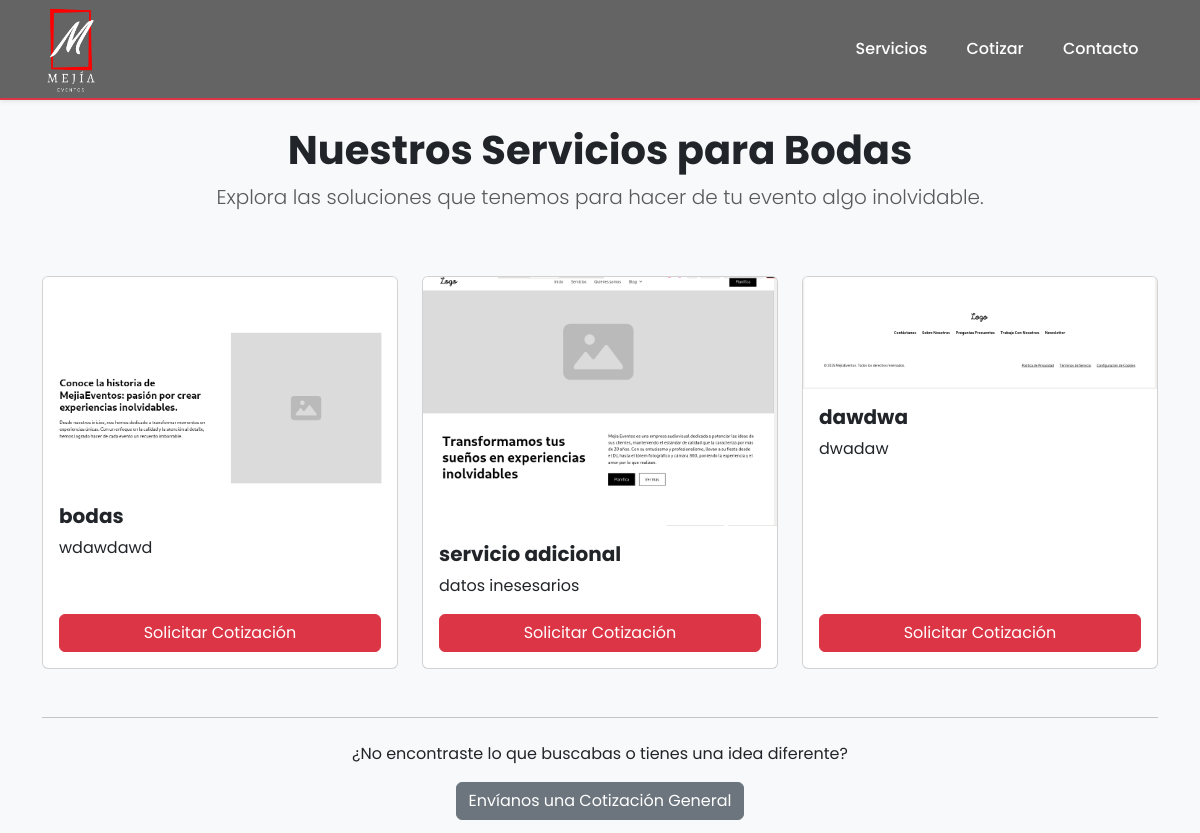
The app's page /servicios/ (upper part), older data.
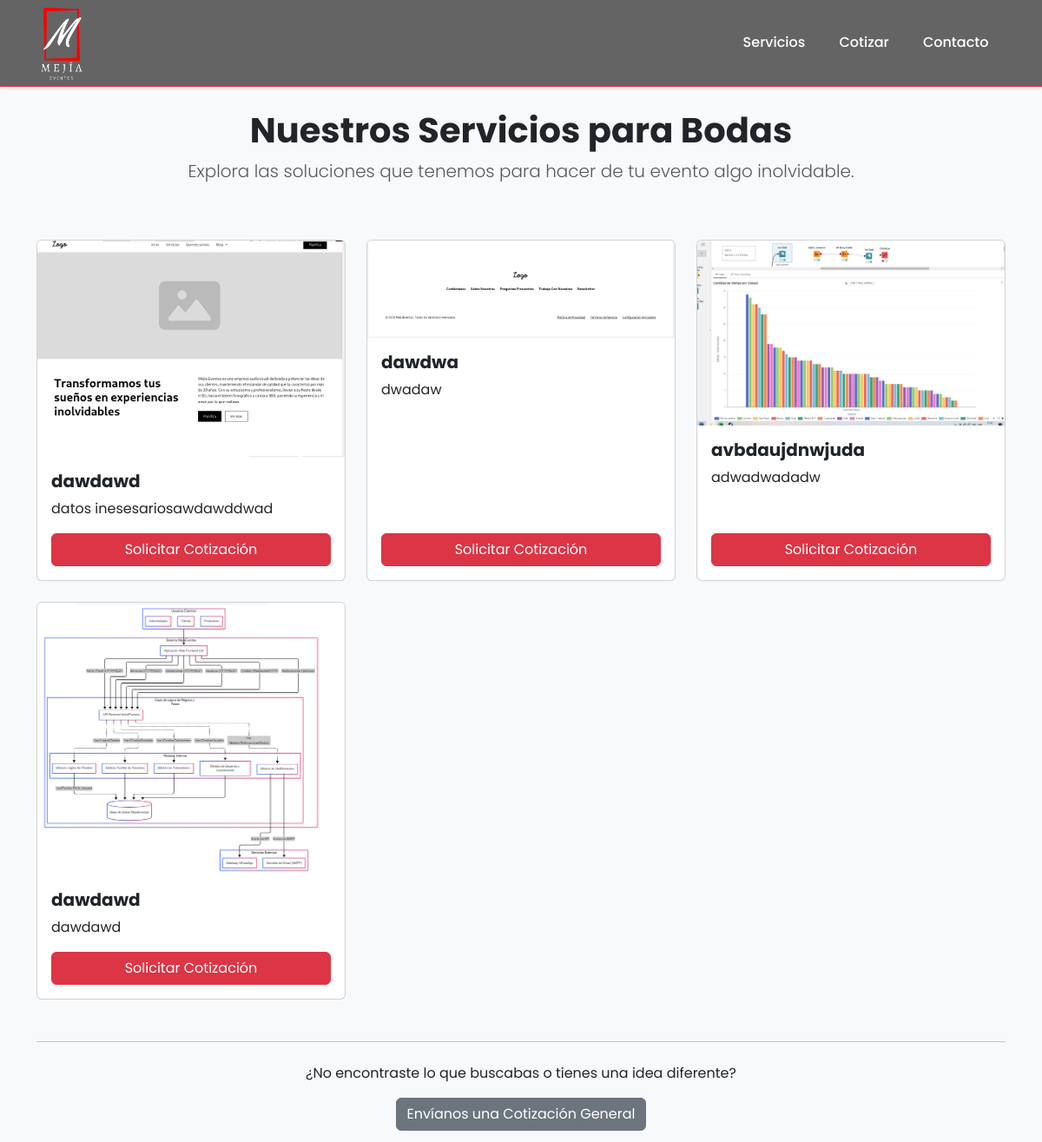
The same page, newer data.
### core/models.py (models this page shows, shortened)
class Servicio(models.Model):
    nombre = models.CharField(max_length=200)
    descripcion = models.TextField()
    imagen = models.ImageField(upload_to='servicios/', blank=True, null=True, help_text="Imagen opcional del servicio")

### core/views.py (the view)
# urls.py: path('servicios/', ListaServiciosView.as_view(), name='lista_servicios'),
class ListaServiciosView(ListView):
    model = Servicio
    template_name = 'core/lista_servicios.html'
    context_object_name = 'servicios'

### core/context_processors.py (called while the page is built)
def chatbot_suggestions_processor(request):
    try:
        suggestions = [qa.keywords.split(',')[0].strip().capitalize() for qa in ChatbotQA.objects.all()[:5]]
    except:
        suggestions = [] # Si hay un error o la BD no está lista, devuelve una lista vacía
    return {'chatbot_sugerencias': suggestions}

### core/templates/core/lista_servicios.html (shortened to what this page needs)
{% extends 'core/base.html' %}
{% load static %}
{% block main_classes %}main-content-with-padding{% endblock main_classes %}
{% block content %}
    <div class="row">
        <div class="col-12 text-center mb-5">
            <h1 class="fw-bold">Nuestros Servicios para Bodas</h1>
            <p class="lead text-muted">Explora las soluciones que tenemos para hacer de tu evento algo inolvidable.</p>
        </div>
    </div>
    <div class="row g-4">
        {% if servicios %}
            {% for servicio in servicios %}
                <div class="col-md-6 col-lg-4 d-flex align-items-stretch">
                    <div class="card h-100 servicio-card">
                        {% if servicio.imagen %}
                            <img src="{{ servicio.imagen.url }}" class="card-img-top" alt="{{ servicio.nombre }}">
                        {% else %}
                            <img src="{% static 'img/placeholder_evento.jpg' %}" class="card-img-top" alt="Servicio Placeholder">
                        {% endif %}
                        <div class="card-body d-flex flex-column">
                            <h5 class="card-title fw-bold">{{ servicio.nombre }}</h5>
                            <p class="card-text flex-grow-1">{{ servicio.descripcion|truncatewords:25 }}</p>
                            <a href="{% url 'core:solicitar_cotizacion_especifica' servicio_id=servicio.id %}" class="btn btn-danger mt-auto">Solicitar Cotización</a>
                        </div>
                    </div>
                </div>
            {% endfor %}
        {% else %}
            <div class="col-12">
                <p class="text-center text-muted py-5">Actualmente no hay servicios disponibles. Por favor, vuelve a consultar más tarde.</p>
            </div>
        {% endif %}
    </div>
    <div class="text-center mt-5">
        <hr>
        <p class="mt-4">¿No encontraste lo que buscabas o tienes una idea diferente?</p>
        <a href="{% url 'core:solicitar_cotizacion_general' %}" class="btn btn-secondary">Envíanos una Cotización General</a>
    </div>
{% endblock content %}

### core/templates/core/base.html (shortened to what this page needs)
{% load static %}
<!DOCTYPE html>
<html lang="es">
<head>
    <link href="https://cdn.jsdelivr.net/npm/bootstrap@5.3.0/dist/css/bootstrap.min.css" rel="stylesheet">
    <link rel="stylesheet" href="https://cdnjs.cloudflare.com/ajax/libs/font-awesome/6.4.0/css/all.min.css">
    <link rel="stylesheet" href="{% static 'css/estilos.css' %}">
</head>
<body>
    {% include 'core/partials/_navbar.html' %}
    <main role="main" class="site-content {% block main_classes %}{% endblock main_classes %}">
        {% block main_content %}
            <div class="container py-3">
                {% block content %}{% endblock content %}
            </div>
        {% endblock main_content %}
    </main>
</body>
</html>

### core/templates/core/partials/_navbar.html (shortened to what this page needs)
{% load static %}
<nav class="navbar navbar-expand-lg fixed-top navbar-light bg-white shadow-sm">
    <div class="container">
        <a class="navbar-brand d-flex align-items-center" href="{% url 'core:index' %}"> {% comment %} Asumiendo que 'lista_servicios' es tu página de inicio o principal {% endcomment %}
            <img src="{% static 'img/majiaeventoslogo.png' %}" alt="Logo MejíaEventos" class="me-2">
        </a>
        <div class="collapse navbar-collapse justify-content-end" id="navMenu">
            <ul class="navbar-nav">
                <li class="nav-item"><a class="nav-link" href="{% url 'core:lista_servicios' %}">Servicios</a></li>
                <li class="nav-item"><a class="nav-link" href="{% url 'core:solicitar_cotizacion_general' %}">Cotizar</a></li>
                <li class="nav-item"><a class="nav-link" href="https://wa.me/56932454866">Contacto</a></li>
            </ul>
        </div>
    </div>
</nav>

### core/templates/core/partials/_footer.html (shortened to what this page needs)
{% load static %}

### core/static/css/estilos.css (style rules this page uses)
body { font-family: 'Poppins', sans-serif; display: flex; flex-direction: column; min-height: 100vh; background-color: #f8f9fa; color: #212529; margin: 0; }
main { flex-grow: 1; }
.main-content-with-padding { padding-top: 110px; }
.navbar.fixed-top { height: 100px; background-color: rgba(63, 63, 63, 0.8) !important; backdrop-filter: blur(8px); -webkit-backdrop-filter: blur(8px); border-bottom: 2px solid #dc3545; box-shadow: 0 2px 5px rgba(0,0,0,0.1); }
.navbar-brand img { height: 95px; width: auto; }
.navbar .navbar-nav .nav-link { color: #ffffff !important; font-weight: 500; padding: 0.5rem 0.9rem; margin: 0 0.2rem; border: 2px solid transparent; border-radius: 5px; transition: color 0.2s ease-in-out, background-color 0.2s ease-in-out, border-color 0.2s ease-in-out, box-shadow 0.2s ease-in-out; }

Row changes from the older to the newer data that the page shows:
removed Servicio: imagen (picture), nombre "bodas", descripcion "wdawdawd"
changed Servicio: nombre "servicio adicional" → "dawdawd"; descripcion "datos inesesarios" → "datos inesesariosawdawddwad"
added Servicio: imagen (picture), nombre "avbdaujdnwjuda", descripcion "adwadwadadw"
added Servicio: imagen (picture), nombre "dawdawd", descripcion "dawdawd"
